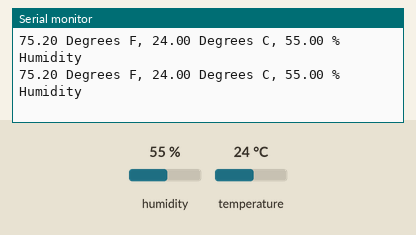
The sketch below on a simulated Arduino Uno, built with avr-gcc and run on an emulated ATmega328P. Parts: the last lines printed to the serial monitor. Inputs (shaded band) come from the test bench; at power-on: humidity 55 %, temperature 24 °C.

Above: at 2.2 s.
2.3 s: humidity set to 22 %
At 4.8 s:
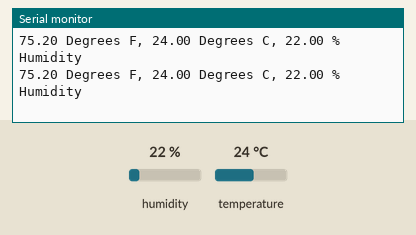
5.0 s: temperature set to 12 °C
At 5.9 s:
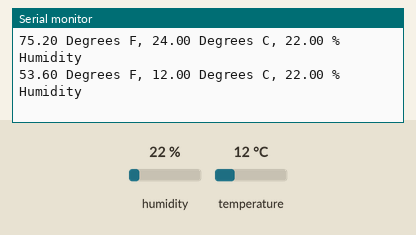
7.7 s: humidity set to 40 %
At 8.6 s:
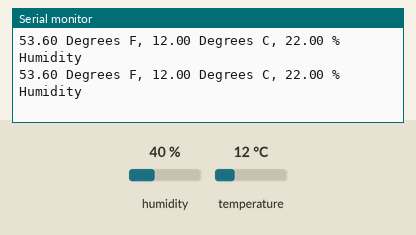
Timing chart, 0 to 10.7 s (numbered marks = the images above; inputs shaded):
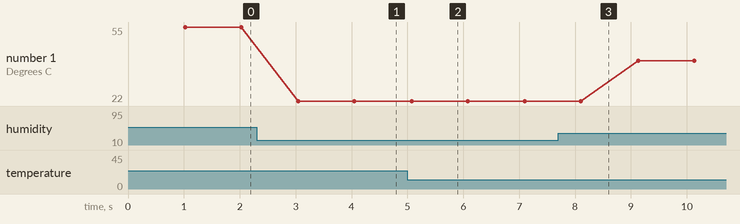

Measured:
- after the input at 2.3 s, the serial monitor: prints a new line after 0.75 s (image 1)
- after the input at 5.0 s, the serial monitor: prints a new line after 0.08 s (image 2)
- plotted number 1: 55 → 22 after the input at 2.3 s, 22 → 40 after the input at 7.7 s

The sketch:

Measuring_Temperature_and_Humidity.ino
```cpp
#include"DHT.h" //import the libary for the sensor
#define DHTPIN 2 // define the pin
#define DHTTYPE DHT11 // define the sensor that we are using, which is DHT 11
float tempF;
float tempC;
float humidity;
int dt = 1000;
int setTime = 1000;

DHT tempHum(DHTPIN,DHTTYPE); // Creat an object TemHum with 2 parameters 'DHTPIN' and 'DHTTYPE'

void setup() {
  // put your setup code here, to run once:
Serial.begin(9600);
tempHum.begin();//Begin the 'TempHum' object
delay (setTime);
}

void loop() {
  // put your main code here, to run repeatedly:
tempC = tempHum.readTemperature();
tempF = tempHum.readTemperature(true); // we want to read the temperature in Fahrenheit
humidity = tempHum.readHumidity();
Serial.print(tempF);
Serial.print(" Degrees F, ");
Serial.print(tempC);
Serial.print(" Degrees C, ");
Serial.print(humidity);
Serial.println(" % Humidity");
delay(dt);
}
```
